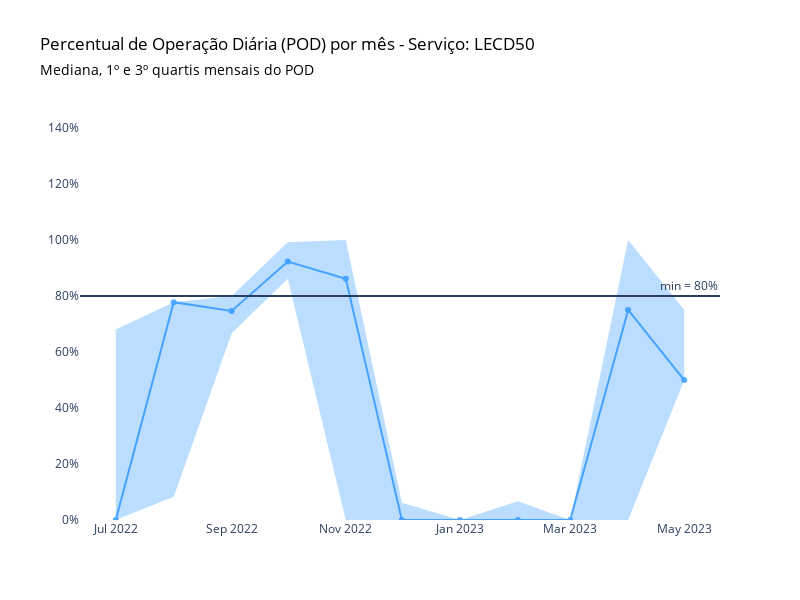

Source (notebook cell):
### Code cell
# Criar o gráfico de linha
fig = go.Figure()

# Adicionando área sombreada para pod_pre_reprocessamento
fig.add_trace(go.Scatter(x=median_pre.index, y=q1_pre.values, 
                         line=dict(width=0), fill=None, mode='lines', name='Q1 Pre'))
fig.add_trace(go.Scatter(x=median_pre.index, y=q3_pre.values, 
                         fill='tonexty', fillcolor='rgba(30,144,255,0.3)', mode='lines', name='Q3 Pre', 
                         line=dict(width=0))) 

# Adicionando a linha da mediana para pod_pre_reprocessamento
fig.add_trace(go.Scatter(x=median_pre.index, y=median_pre.values,
                    mode='lines+markers',
                    name='Mediana Antes do Reprocessamento',
                    marker=dict(color='dodgerblue'),
                    opacity=0.75))

# Configurar layout e outros parâmetros do gráfico
fig.update_layout(
    title=dict(text="Percentual de Operação Diária (POD) por mês - Serviço: {}".format(servico), font=dict(color='black')),
    showlegend=False,
    yaxis_range=[0, 150],
    yaxis_ticksuffix="%",
    width=800,
    height=600,
    plot_bgcolor='white',
    xaxis=dict(showgrid=False, zeroline=False),
    yaxis=dict(showgrid=False, zeroline=False),
    # Adicionando anotações para o subtítulo com cores específicas
    annotations=[
        dict(
            x=-0.065,
            y=1.10,
            xref='paper',
            yref='paper',
            xanchor='left',
            text='Mediana, 1º e 3º quartis mensais do POD',
            showarrow=False,
            font=dict(color='black', size=14)  # Aplicando a cor do título
        )
    ]
)

# Adicionar linha horizontal para indicar o mínimo de 80%
fig.add_hline(y=80, annotation_text="min = 80%")

fig.show()

### Figure 1 — Plotly figure (JSON) as saved in the notebook; plotly's stock layout.template omitted (floating-point values rounded to 4 significant figures)
{"data": [{"line": {"width": 0}, "mode": "lines", "name": "Q1 Pre", "type": "scatter", "x": ["2022-07", "2022-08", "2022-09", "2022-10", "2022-11", "2022-12", "2023-01", "2023-02", "2023-03", "2023-04", "2023-05"], "y": [0, 8.335, 66.67, 86.15, 0, 0, 0, 0, 0, 0, 49.99]}, {"fill": "tonexty", "fillcolor": "rgba(30,144,255,0.3)", "line": {"width": 0}, "mode": "lines", "name": "Q3 Pre", "type": "scatter", "x": ["2022-07", "2022-08", "2022-09", "2022-10", "2022-11", "2022-12", "2023-01", "2023-02", "2023-03", "2023-04", "2023-05"], "y": [68.06, 77.78, 80, 99.23, 100, 6.155, 0, 6.67, 0, 100.0, 75.01]}, {"marker": {"color": "dodgerblue"}, "mode": "lines+markers", "name": "Mediana Antes do Reprocessamento", "opacity": 0.75, "type": "scatter", "x": ["2022-07", "2022-08", "2022-09", "2022-10", "2022-11", "2022-12", "2023-01", "2023-02", "2023-03", "2023-04", "2023-05"], "y": [0, 77.78, 74.67, 92.31, 86.15, 0, 0, 0, 0, 75.02, 49.99]}], "layout": {"annotations": [{"font": {"color": "black", "size": 14}, "showarrow": false, "text": "Mediana, 1º e 3º quartis mensais do POD", "x": -0.065, "xanchor": "left", "xref": "paper", "y": 1.1, "yref": "paper"}, {"showarrow": false, "text": "min = 80%", "x": 1, "xanchor": "right", "xref": "x domain", "y": 80, "yanchor": "bottom", "yref": "y"}], "height": 600, "plot_bgcolor": "white", "shapes": [{"type": "line", "x0": 0, "x1": 1, "xref": "x domain", "y0": 80, "y1": 80, "yref": "y"}], "showlegend": false, "title": {"font": {"color": "black"}, "text": "Percentual de Operação Diária (POD) por mês - Serviço: LECD50"}, "width": 800, "xaxis": {"showgrid": false, "zeroline": false}, "yaxis": {"range": [0, 150], "showgrid": false, "ticksuffix": "%", "zeroline": false}}}
